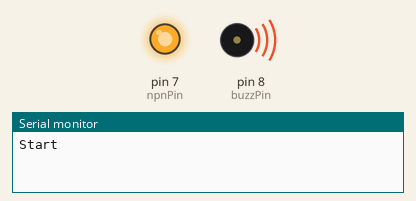
A sketch run on a simulated Arduino Uno, built with avr-gcc and run on an emulated ATmega328P. Shown: output pins drawn as LEDs (lit = HIGH), buzzer (waves = sounding), the last lines printed to the serial monitor.

Above: at 0.2 s.
At 2.7 s:
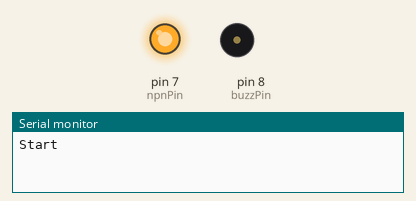
At 5.2 s:
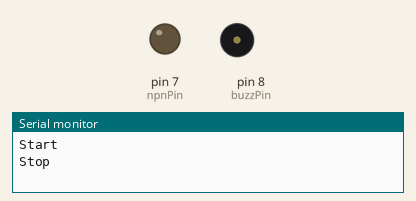
Timing chart, 0 to 7.2 s (numbered marks = the images above):
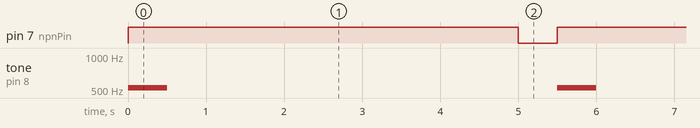

The sketch:

12_16520186_01.ino
```cpp
int npnPin = 7;
const int buzzPin = 8;

void setup()
{
  pinMode(npnPin, OUTPUT);
  pinMode(buzzPin, OUTPUT);
  Serial.begin(9600);
}

void loop()
{
  tone(buzzPin, 523, 500);
  Serial.println("Start");
  digitalWrite(npnPin, HIGH);
  delay(5000);
  Serial.println("Stop");
  digitalWrite(npnPin, LOW);
  delay(500);
}
```

Measured:
- by itself, pin 7 (npnPin): alternates HIGH for 5.0 s and LOW for 0.50 s
- by itself, tone on pin 8 (buzzPin): alternates 523 Hz for 0.50 s and silent for 5.0 s
